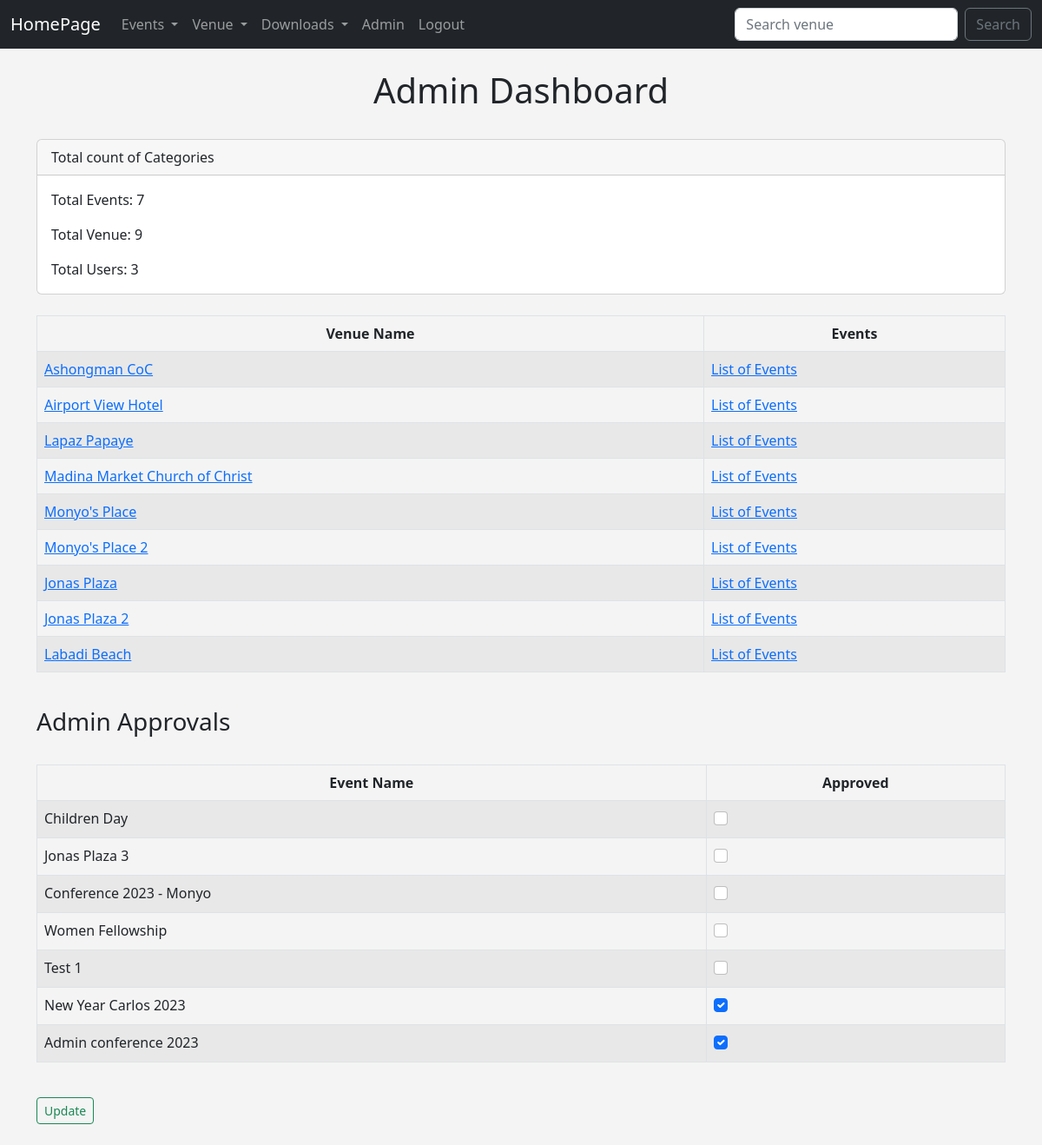
Screenshot of /admin_dashboard (signed in) with the database file from the repository.
### events/models.py (models this page shows, shortened)
class Venue(models.Model):
    venue_name = models.CharField('Venue Name', max_length=120)
    veune_address = models.CharField(max_length=300)
    veune_zip_code = models.CharField('Zip Code', max_length=15)
    veune_phone = models.CharField(
        'Contact Phone', max_length=10, blank=True)
    veune_web = models.URLField('Website Address', blank=True)
    veune_email_address = models.EmailField('Email Address', blank=True)
    owner = models.IntegerField("Venue Owner", blank=False, default=1)
    venue_image = models.ImageField(null=True, blank=True, upload_to="images/")
    def __str__(self):
        return self.venue_name

class Event(models.Model):
    event_name = models.CharField('Event Name', max_length=120)
    event_date = models.DateTimeField('Event Date')
    event_venue = models.ForeignKey(
        Venue, blank=True, null=True, on_delete=models.CASCADE)
    event_organizer = models.ForeignKey(
        User, blank=True, null=True, on_delete=models.SET_NULL)
    event_description = models.TextField(blank=True)
    attendees = models.ManyToManyField(MyClubUser, blank=True)
    approveEvent = models.BooleanField("Approved Event", default=False)
    def __str__(self):
        return self.event_name  # Columns you see in admin db when you open the table

### events/views.py (the view)
# urls.py: path('admin_dashboard', views.admin_dashboard, name='admin-dashboard'),
def admin_dashboard(request):
    vennueWithEvent = Venue.objects.all()
    event_count = Event.objects.all().count()
    venue_count = Venue.objects.all().count()
    user_connt = User.objects.all().count()
    allEventToApprove = Event.objects.all().order_by('-event_date')
    if request.user.is_superuser:
        if request.method == "POST":
            id_list = request.POST.getlist('approvedCheckboxes')
            allEventToApprove.update(approveEvent=False)
            for x in id_list:
                Event.objects.filter(pk=int(x)).update(
                    approveEvent=True)  # convert the pk to integer first
            messages.success(request, ("Events approval has been updated"))
            return HttpResponseRedirect('/events')
        else:
            return render(request, 'event/admin_approval.html', {
                'allEventToApprove': allEventToApprove,
                'totalEvents': event_count,
                'totalVenue': venue_count,
                'totalUsers': user_connt,
                'vennueWithEvent': vennueWithEvent,
            })
    else:
        messages.success(
            request, ("You are not authorized to view this page..."))
        return HttpResponseRedirect('/')

### events/templates/event/admin_approval.html (shortened to what this page needs)
{% extends 'base.html' %}
{% block content %}
    <center>
        <h1>Admin Dashboard</h1>
        <br>
    </center>
    <div class="card">
        <div class="card-header">
          Total count of Categories
        </div>
        <div class="card-body">
          <p class="card-text">Total Events: {{ totalEvents }}</p>
          <p class="card-text">Total Venue: {{ totalVenue }}</p>
          <p class="card-text">Total Users: {{ totalUsers }}</p>
        </div>
    </div>
    <br>
    <table class="table table-striped table-hover table-bordered">
        <thead align="center">
                <tr>
                    <th>Venue Name</th>
                    <th>Events</th>
                </tr>
        </thead>
        <tbody>
            {% for venue in vennueWithEvent %}
                <tr>
                    <td>
                        <a href="{% url 'events:show-venue' venue.id %}"> {{ venue }}</a>
                    </td>
                    <td>
                        <a href="{% url 'events:venue-event' venue.id %}"> List of Events</a>
                    </td>
                </tr>
            {% endfor %}
        </tbody>
    </table>
    <form action="" method="POST">
        <br>
        <h3>Admin Approvals</h3>
        <br>
        <table class="table table-striped table-hover table-bordered">
            <thead align="center">
                    <tr>
                        <th>Event Name</th>
                        <th>Approved</th>
                    </tr>
            </thead>
            <tbody>
                {% for event in allEventToApprove %}
                    <tr>
                        <td>{{ event }}</td>
                        <td>
                            {% if event.approveEvent %}
                                <div class="form-check">
                                    <input class="form-check-input" type="checkbox" checked="checked" value={{event.id}} name="approvedCheckboxes">
                                </div>
                            {% else %}
                                <div class="form-check">
                                    <input class="form-check-input" type="checkbox" value={{event.id}} name="approvedCheckboxes">
                                </div>
                            {% endif %}
                        </td>
                    </tr>
                {% endfor %}
            </tbody>
        </table>
        <br>
        <input class="btn btn-outline-success btn-sm" type="submit" value="Update">
    </form>
{% endblock %}

### events/templates/base.html (style rules this page uses)
body { background: #f4f4f4; }

### rows the page displays
Venue: venue_name "Ashongman CoC"
Venue: venue_name "Airport View Hotel"
Venue: venue_name "Lapaz Papaye"
Venue: venue_name "Madina Market Church of Christ"
Venue: venue_name "Monyo's Place"
Venue: venue_name "Monyo's Place 2"
Venue: venue_name "Jonas Plaza"
Venue: venue_name "Jonas Plaza 2"
Venue: venue_name "Labadi Beach"
Event: event_name "Children Day"
Event: event_name "Jonas Plaza 3"
Event: event_name "Conference 2023 - Monyo"
Event: event_name "Women Fellowship"
Event: event_name "Test 1"
Event: event_name "New Year Carlos 2023"
Event: event_name "Admin conference 2023"

### other values shown
{{ totalEvents }} "7"
{{ totalVenue }} "9"
{{ totalUsers }} "3"
